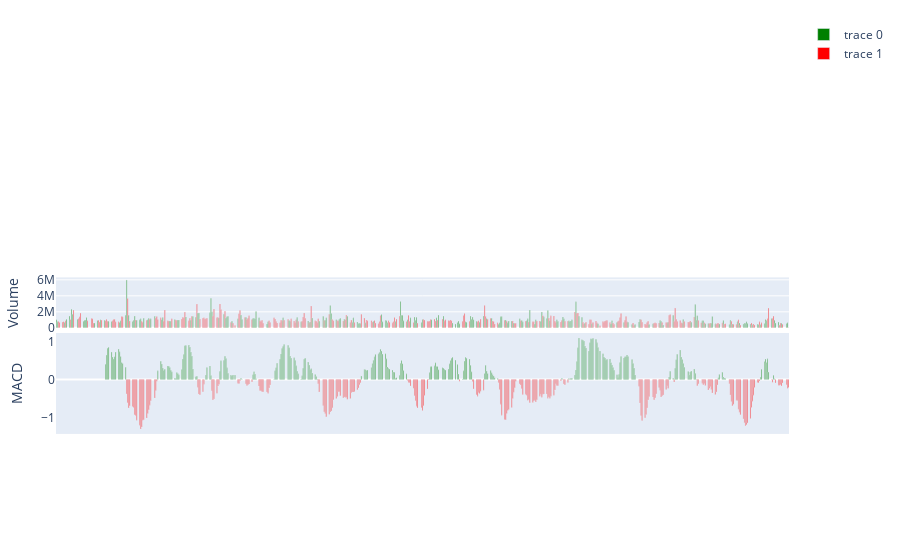

Notebook source saved alongside this figure:
### Code cell
import pandas as pd
import yfinance as yf
from datetime import datetime
import plotly.graph_objects as go
from plotly.subplots import make_subplots

from ta.trend import MACD
from ta.momentum import StochasticOscillator
# MACD
macd = MACD(close=df['Close'],
            window_slow=26,
            window_fast=12,
            window_sign=9)
# stochastic
stoch = StochasticOscillator(high=df['High'],
                             close=df['Close'],
                             low=df['Low'],
                             window=14,
                             smooth_window=3)

fig = make_subplots(rows=4, cols=1, shared_xaxes=True)
# Plot OHLC on 1st subplot (using the codes from before)
# Plot volume trace on 2nd row
fig.add_trace(go.Bar(x=df.index,
                     y=df['Volume']
                    ), row=2, col=1)
# Plot MACD trace on 3rd row
fig.add_trace(go.Bar(x=df.index,
                     y=macd.macd_diff()
                    ), row=3, col=1)
fig.add_trace(go.Scatter(x=df.index,
                         y=macd.macd(),
                         line=dict(color='black', width=2)
                        ), row=3, col=1)
fig.add_trace(go.Scatter(x=df.index,
                         y=macd.macd_signal(),
                         line=dict(color='blue', width=1)
                        ), row=3, col=1)
# Plot stochastics trace on 4th row
fig.add_trace(go.Scatter(x=df.index,
                         y=stoch.stoch(),
                         line=dict(color='black', width=2)
                        ), row=4, col=1)
fig.add_trace(go.Scatter(x=df.index,
                         y=stoch.stoch_signal(),
                         line=dict(color='blue', width=1)
                        ), row=4, col=1)
# update layout by changing the plot size, hiding legends & rangeslider, and removing gaps between dates
fig.update_layout(height=900, width=1200,
                  showlegend=False,
                  xaxis_rangeslider_visible=False,
                  xaxis_rangebreaks=[dict(values=dt_breaks)])

# add subplot properties when initializing fig variable
fig = make_subplots(rows=4, cols=1, shared_xaxes=True,
                    vertical_spacing=0.01,
                    row_heights=[0.5,0.1,0.2,0.2])

# update y-axis label
fig.update_yaxes(title_text="Price", row=1, col=1)
fig.update_yaxes(title_text="Volume", row=2, col=1)
fig.update_yaxes(title_text="MACD", showgrid=False, row=3, col=1)
fig.update_yaxes(title_text="Stoch", row=4, col=1)

# Plot volume trace on 2nd row
colors = ['green' if row['Open'] - row['Close'] >= 0
          else 'red' for index, row in df.iterrows()]
fig.add_trace(go.Bar(x=df.index,
                     y=df['Volume'],
                     marker_color=colors
                    ), row=2, col=1)

# Plot MACD trace on 3rd row
colors = ['green' if val >= 0
          else 'red' for val in macd.macd_diff()]
fig.add_trace(go.Bar(x=df.index,
                     y=macd.macd_diff(),
                     marker_color=colors
                    ), row=3, col=1)

# removing white space
fig.update_layout(margin=go.layout.Margin(
        l=20, #left margin
        r=20, #right margin
        b=20, #bottom margin
        t=20  #top margin
    ))

### Figure 1 — Plotly figure (JSON) as saved in the notebook; plotly's stock layout.template omitted (floating-point values rounded to 4 significant figures; data arrays with more than 128 entries replaced by an {"elided": "..."} marker saying what was removed)
{"data": [{"marker": {"color": {"elided": "503 str values"}}, "type": "bar", "x": {"elided": "503 str values"}, "xaxis": "x2", "y": {"elided": "503 int values"}, "yaxis": "y2"}, {"marker": {"color": {"elided": "503 str values"}}, "type": "bar", "x": {"elided": "503 str values"}, "xaxis": "x3", "y": {"elided": "503 float values"}, "yaxis": "y3"}], "layout": {"margin": {"b": 20, "l": 20, "r": 20, "t": 20}, "xaxis": {"anchor": "y", "domain": [0, 1], "matches": "x4", "showticklabels": false}, "xaxis2": {"anchor": "y2", "domain": [0, 1], "matches": "x4", "showticklabels": false}, "xaxis3": {"anchor": "y3", "domain": [0, 1], "matches": "x4", "showticklabels": false}, "xaxis4": {"anchor": "y4", "domain": [0, 1]}, "yaxis": {"anchor": "x", "domain": [0.515, 1], "title": {"text": "Price"}}, "yaxis2": {"anchor": "x2", "domain": [0.408, 0.505], "title": {"text": "Volume"}}, "yaxis3": {"anchor": "x3", "domain": [0.204, 0.398], "showgrid": false, "title": {"text": "MACD"}}, "yaxis4": {"anchor": "x4", "domain": [0, 0.194], "title": {"text": "Stoch"}}}}
